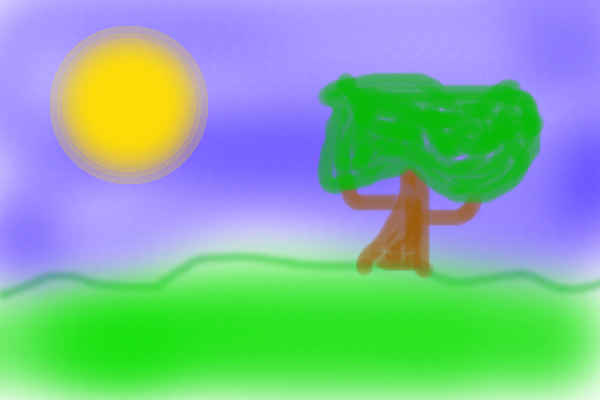
#> input picture demo/landscape.png, 600 x 400 px, found by its file name
$ python run_saturation_example_rgb_0_to_255.py
#> lines starting #> are read from the running program, lines starting #| are printed output that depends on the picture
#> in main, img is the input picture: PIL image 600x400 RGB; mean R, G, B 127.8, 179.4, 158.1
### src/problemgenerator/node.py
import numpy as np
import copy


class Node:
    """[summary]

    [extended_summary]
    """

    def __init__(self, children):
        """
        Args:
            children ([type]): [description]
        """
        self.filters = []
        self.children = children

    def addfilter(self, error_filter):
        """Attach a filter (error source) to the node.

        Args:
            error_filter (object): A pre-existing or user-specified filter
        """
        self.filters.append(error_filter)

    def set_error_params(self, params_dict):
        """Set error parameters for the filter.

        Args:
            params_dict (dict): A Python dictionary.
        """
        for filter_ in self.filters:
            filter_.set_params(params_dict)
        for child in self.children:
            child.set_error_params(params_dict)

    def process(self, data, random_state, index_tuple=(), named_dims={}):
        pass

    def generate_error(self, data, error_params, random_state=np.random.RandomState(42)):
        """Returns the data with the desired errors introduced.

        The original data object is not modified. The error parameters must be provided as
        a dictionary whose keys are the parameter identifiers (given as parameters to the
        filters) and whose values are the desired parameter values.

        Args:
            data ([type]): [description]
            error_params ([type]): [description]
            random_state (mtrand.RandomState, optional): An instance of numpy.random.RandomState.
                Defaults to np.random.RandomState(42).

        Returns:
            [type]: [description]
        """
        copy_data = copy.deepcopy(data)
        copy_tree = copy.deepcopy(self)
        copy_tree.set_error_params(error_params)
        copy_tree.process(copy_data, random_state)
        return copy_data

    # [14 lines left out: function get_parametrized_tree, not called in this run]


class LeafNode(Node):
    """LeafNode is the superclass for all leaf node classes of the error generation tree.
    """

    def __init__(self):
        super().__init__([])

    def apply_filters(self, node_data, random_state, named_dims):
        for f in self.filters:
            f.apply(node_data, random_state, named_dims)


def get_node_data(data, index_tuple, make_array=True):
    """[summary]

    [extended_summary]

    Args:
        data ([type]): [description]
        index_tuple ([type]): [description]
        make_array (bool, optional): [description]. Defaults to True.

    Returns:
        [type]: [description]
    """
#> called with index_tuple = (), make_array = True
    index_list = list(index_tuple)
    while index_list:
        data = data[index_list.pop(0)]
    node_data_is_list = type(data) is list
#> node_data_is_list = False
    node_data_is_scalar = np.isscalar(data)
#> node_data_is_scalar = False
    node_data_is_tuple = type(data) is tuple
#> node_data_is_tuple = False
    if make_array and type(data) is not np.ndarray:
        data = np.array(data)
    return data, node_data_is_list, node_data_is_scalar, node_data_is_tuple


# [19 lines left out: function assign, not called in this run]

### src/problemgenerator/array.py
from src.problemgenerator.node import LeafNode, get_node_data, assign


class Array(LeafNode):

    """An Array node represents a data array of any dimension (>= 0).

    One or more filters (error sources) can be added to the node.
    The filters are applied in the order in which they are added.

    Args:
        Node (object):
    """

    def __init__(self):
        super().__init__()

    def apply_filters(self, node_data, random_state, named_dims):
        """Apply filters to data contained in this array.

        Args:
            node_data (numpy.ndarray): Data to be modified as a Numpy array.
            random_state (mtrand.RandomState): An instance of numpy.random.RandomState.
            named_dims (dict): Named dimensions.
        """
        for f in self.filters:
            f.apply(node_data, random_state, named_dims)

    def process(self, data, random_state, index_tuple=(), named_dims={}):
        """Apply all filters in this node.

        Args:
            data ([type]): [description]
            random_state (mtrand.RandomState): An instance of numpy.random.RandomState
            index_tuple (tuple, optional): The index of the node. Defaults to ().
            named_dims (dict, optional): Named dimensions. Defaults to {}.
        """
        node_data, is_list, is_scalar, is_tuple = get_node_data(data, index_tuple)
#> is_list = False; is_scalar = False; is_tuple = False
        if is_list:
            self.apply_filters(node_data, random_state, named_dims)
            assign(data, index_tuple, list(node_data))
        elif is_scalar:
            self.apply_filters(node_data, random_state, named_dims)
            assign(data, index_tuple, node_data[()])
        elif is_tuple:
            self.apply_filters(node_data, random_state, named_dims)
            assign(data, index_tuple, tuple(node_data))
        else:
            self.apply_filters(node_data, random_state, named_dims)


class TupleArray(Array):
    """A tuple consisting of Arrays.

    Args:
        Array (object): An Array node represents a data array of any dimension (>= 0).
    """

    def __init__(self):
        super().__init__([])

    def process(self, data, random_state, index_tuple=(), named_dims={}):
        pass

### src/problemgenerator/filters.py
import random
from abc import ABC, abstractmethod
from io import BytesIO

import cv2
import imutils
import numpy as np
from PIL import Image
from math import sqrt, sin, cos, pi
from scipy.ndimage import gaussian_filter

from src.problemgenerator.utils import generate_random_dict_key


class Filter(ABC):
    """A Filter is an error source which can be attached to an Array node.

    The apply method applies the filter. A filter may always assume that
    it is acting upon a NumPy array. (When the underlying data object is not
    a NumPy array, the required conversions are performed by the Array node
    to which the Filter is attached.)

    Args:
        ABC (object): Helper class that provides a standard way to create an ABC using
    inheritance.
    """

    def __init__(self):
        """Set the seeds for the RNG's of NumPy and Python.
        """
        np.random.seed(42)
        random.seed(42)

    # [19 lines left out: functions set_params, apply, not called in this run]


class Missing(Filter):
    """Introduce missing values to data.

    For each element in the array, change the value of the element to nan
    with the provided probability.

    Inherits Filter class.
    """

    # [7 lines left out: function __init__, not called in this run]

    def set_params(self, params_dict):
        self.probability = params_dict[self.probability_id]

    def apply(self, node_data, random_state, named_dims):
        mask = random_state.rand(*(node_data.shape)) <= self.probability
        node_data[mask] = np.nan


class Clip(Filter):
    """Clip values to minimum and maximum value provided by the user.

    Inherits Filter class.
    """

    # [9 lines left out: function __init__, not called in this run]

    def set_params(self, params_dict):
        self.min = params_dict[self.min_id]
        self.max = params_dict[self.max_id]

    def apply(self, node_data, random_state, named_dims):
        np.clip(node_data, self.min, self.max, out=node_data)


class GaussianNoise(Filter):
    """Add normally distributed noise to data.

    For each element in the array add noise drawn from a Gaussian distribution
    with the provided parameters mean and std (standard deviation).

    Inherits Filter class.
    """

    # [9 lines left out: function __init__, not called in this run]

    def set_params(self, params_dict):
        self.mean = params_dict[self.mean_id]
        self.std = params_dict[self.std_id]

    def apply(self, node_data, random_state, named_dims):
        node_data += random_state.normal(loc=self.mean, scale=self.std, size=node_data.shape).astype(node_data.dtype)


class GaussianNoiseTimeDependent(Filter):
    """Add time dependent normally distributed noise.

    For each element in the array add noise drawn from a Gaussian distribution
    with the provided parameters mean and std (standard deviation). The mean and
    standard deviation increase with every unit of time by the amount specified
    in the last two parameters.

    Inherits Filter class.
    """

    # [25 lines left out: functions __init__, set_params, apply, not called in this run]


class Uppercase(Filter):
    """Randomly convert characters to uppercase.

    For each character in the string, convert the character
    to uppercase with the provided probability.

    Inherits Filter class.
    """

    # [7 lines left out: function __init__, not called in this run]

    def set_params(self, params_dict):
        self.prob = params_dict[self.prob_id]

    # [12 lines left out: function apply, not called in this run]


class OCRError(Filter):
    """Emulate optical character recognition (OCR) errors.

    User should provide a probability distribution in the form of a dict,
    specifying how probable a change of character is.

    Inherits Filter class.
    """

    # [9 lines left out: function __init__, not called in this run]

    def set_params(self, params_dict):
        self.normalized_params = params_dict[self.normalized_params_id]
        self.p = params_dict[self.p_id]

    def apply(self, node_data, random_state, named_dims):
        for index, string_ in np.ndenumerate(node_data):
            node_data[index] = (self.generate_ocr_errors(string_, random_state))

    def generate_ocr_errors(self, string_, random_state):
        return "".join([self.replace_char(c, random_state) for c in string_])

    # [6 lines left out: function replace_char, not called in this run]


class MissingArea(Filter):
    """Emulate optical character recognition effect of stains in text.

    Introduce missing areas to text.

    Inherits Filter class.
    """
    # TODO: radius_generator is a struct, not a function. It should be a function for repeatability

    # [72 lines left out: functions __init__, set_params, apply, not called in this run]


class StainArea(Filter):
    """Adds stains to images.

    This filter adds stains to the images.
        probability: probability of adding a stain at each pixel.
        radius_generator: object implementing a generate(random_state) function
            which returns the radius of the stain.
        transparency_percentage: 1 means that the stain is invisible and 0 means
            that the part of the image where the stain is is completely black.

    Inherits Filter class.
    """

    # [47 lines left out: functions __init__, set_params, apply, not called in this run]


class Gap(Filter):
    """Introduce gaps to time series data by simulating sensor failure.

    Model the state of a sensor as a Markov chain. The sensor always
    starts in a working state. The sensor has a specific probability
    to stop working and a specific probability to start working.

    Inherits Filter class.
    """

    # [33 lines left out: functions __init__, set_params, apply, not called in this run]


class SensorDrift(Filter):
    """Emulate sensor values drifting due to a malfunction in the sensor.

    Magnitude is the linear increase in drift during time period t_i -> t_i+1.

    Inherits Filter class.
    """

    # [7 lines left out: function __init__, not called in this run]

    def set_params(self, params_dict):
        self.magnitude = params_dict[self.magnitude_id]

    def apply(self, node_data, random_state, named_dims):
        increases = np.arange(1, node_data.shape[0] + 1) * self.magnitude
        node_data += increases.reshape(node_data.shape)


class StrangeBehaviour(Filter):
    """Emulate strange sensor values due to anomalous conditions around the sensor.

    The function do_strange_behaviour is user defined and outputs strange sensor
    values into the data.

    Inherits Filter class.
    """

    # [7 lines left out: function __init__, not called in this run]

    def set_params(self, params_dict):
        self.do_strange_behaviour = params_dict[self.do_strange_behaviour_id]

    def apply(self, node_data, random_state, named_dims):
        for index, _ in np.ndenumerate(node_data):
            node_data[index] = self.do_strange_behaviour(node_data[index], random_state)


class FastRain(Filter):
    """Add rain to images.

    RGB values are presented either in the range [0,1] or in the set {0,...,255},
        thus range should either have value 1 or value 255.

    Inherits Filter class.
    """

    # [55 lines left out: functions __init__, set_params, apply, not called in this run]


class Snow(Filter):
    """Add snow to images.

    This filter adds snow to images, and it uses Pierrre Vigier's implementation
    of 2d perlin noise.

    Pierre Vigier's implementation of 2d perlin noise with slight changes.
    https://github.com/pvigier/perlin-numpy

    The original code is licensed under MIT License:

    MIT License

    Copyright (c) 2019 Pierre Vigier

    Permission is hereby granted, free of charge, to any person obtaining a copy
    of this software and associated documentation files (the "Software"), to deal
    in the Software without restriction, including without limitation the rights
    to use, copy, modify, merge, publish, distribute, sublicense, and/or sell
    copies of the Software, and to permit persons to whom the Software is
    furnished to do so, subject to the following conditions:

    The above copyright notice and this permission notice shall be included in all
    copies or substantial portions of the Software.

    THE SOFTWARE IS PROVIDED "AS IS", WITHOUT WARRANTY OF ANY KIND, EXPRESS OR
    IMPLIED, INCLUDING BUT NOT LIMITED TO THE WARRANTIES OF MERCHANTABILITY,
    FITNESS FOR A PARTICULAR PURPOSE AND NONINFRINGEMENT. IN NO EVENT SHALL THE
    AUTHORS OR COPYRIGHT HOLDERS BE LIABLE FOR ANY CLAIM, DAMAGES OR OTHER
    LIABILITY, WHETHER IN AN ACTION OF CONTRACT, TORT OR OTHERWISE, ARISING FROM,
    OUT OF OR IN CONNECTION WITH THE SOFTWARE OR THE USE OR OTHER DEALINGS IN THE
    SOFTWARE.

    Inherits Filter class.
    """

    # [124 lines left out: functions __init__, set_params, apply, not called in this run]


class JPEG_Compression(Filter):
    """Compresses a JPEG-image.

    Compress the image as JPEG and uncompress. Quality should be in range [1, 100],
    the bigger the less loss.

    Inherits Filter class.
    """

    def __init__(self, quality_id):
        super().__init__()
        self.quality_id = quality_id

    def set_params(self, params_dict):
        self.quality = params_dict[self.quality_id]

    # [10 lines left out: function apply, not called in this run]


class Blur_Gaussian(Filter):
    """Blur image according to a zero-centred normal distribution.

    Create blur in images by applying a Gaussian filter.
    The standard deviation of the Gaussian is taken as a parameter.

    Inherits Filter class.
    """

    # [7 lines left out: function __init__, not called in this run]

    def set_params(self, params_dict):
        self.std = params_dict[self.std_id]

    # [6 lines left out: function apply, not called in this run]


class Blur(Filter):
    # [34 lines left out: functions __init__, set_params, apply, not called in this run]


class ResolutionVectorized(Filter):
    """Makes resolution k times smaller.

    K must be an integer.

    Inherits Filter class.
    """

    # [7 lines left out: function __init__, not called in this run]

    def set_params(self, params_dict):
        self.k = params_dict[self.k_id]

    # [5 lines left out: function apply, not called in this run]


class Rotation(Filter):
    """[summary]

    [extended_summary]

    Inherits Filter class.
    """

    def __init__(self, angle_id):
        super().__init__()
        self.angle_id = angle_id

    def set_params(self, params_dict):
        self.angle = params_dict[self.angle_id]

    # [17 lines left out: function apply, not called in this run]


class BrightnessVectorized(Filter):
    """Increases or decreases brightness in the image.

    tar: 0 if you want to decrease brightness, 1 if you want to increase it.
    rat: scales the brightness change.
    range: Should have value 1 or 255. RGB values are presented either
        in the range [0,1] or in the set {0,...,255}.

    Inherits Filter class.
    """

    # [34 lines left out: functions __init__, set_params, apply, not called in this run]


class SaturationVectorized(Filter):
    """Increases or decreases saturation in the image.

    tar: 0 if you want to decrease saturation, 1 if you want to increase it.
    rat: scales the saturation change.
    range: Should have value 1 or 255. RGB values are presented either
     in the range [0,1] or in the set {0,...,255}.

    Inherits Filter class.
    """

    def __init__(self, tar_id, rat_id, range_id):
        """
        Args:
            tar_id (str): A key which maps to the tar value.
            rat_id (str): A key which maps to the rat value.
            range_id (str): A key which maps to the range value.
        """
        super().__init__()
        self.tar_id = tar_id
        self.rat_id = rat_id
        self.range_id = range_id

    def set_params(self, params_dict):
        self.tar = params_dict[self.tar_id]
        self.rat = params_dict[self.rat_id]
        self.range = params_dict[self.range_id]

    def apply(self, node_data, random_state, named_dims):
        nd = node_data.astype("float32")
        if self.range == 255:
            nd[...] = node_data * (1 / self.range)

        hls = cv2.cvtColor(nd, cv2.COLOR_RGB2HLS)
#> hls: shape (400, 600, 3) float32; mean of channels 0, 1, 2 174.7, 0.7, 0.8
        mult = 1 - np.exp(-2 * self.rat * hls[:, :, 2])
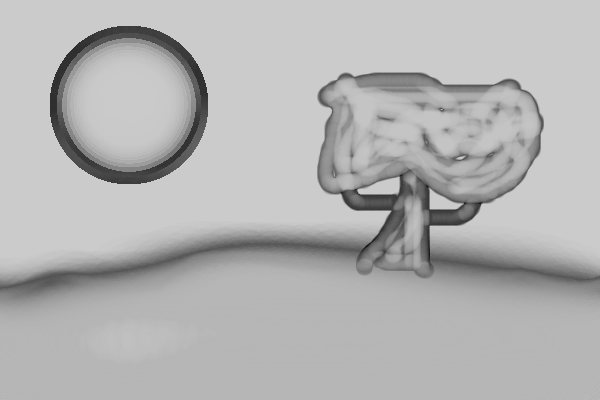
#> mult: shape (400, 600) float32; min 0.0274, max 0.798, mean 0.706
        hls[:, :, 2] = hls[:, :, 2] * (1 - mult) + self.tar * mult
#> hls: shape (400, 600, 3) float32; mean of channels 0, 1, 2 174.7, 0.7, 0.2
        nd[...] = cv2.cvtColor(hls, cv2.COLOR_HLS2RGB)
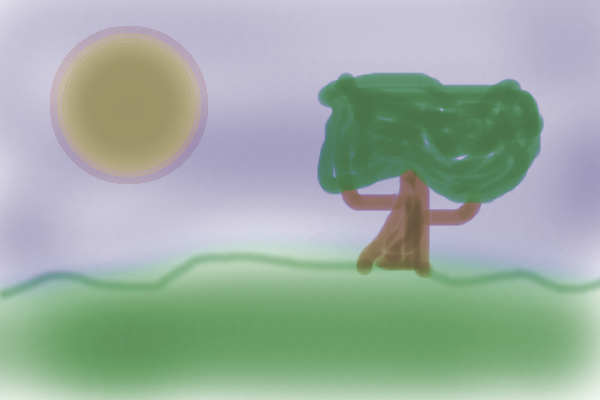
#> nd: shape (400, 600, 3) float32; mean R, G, B 0.617, 0.681, 0.642

        if self.range == 255:
            nd[...] = nd * self.range
            nd = nd.astype(np.int8)
#> (the rest of the program and of its run is left out)
